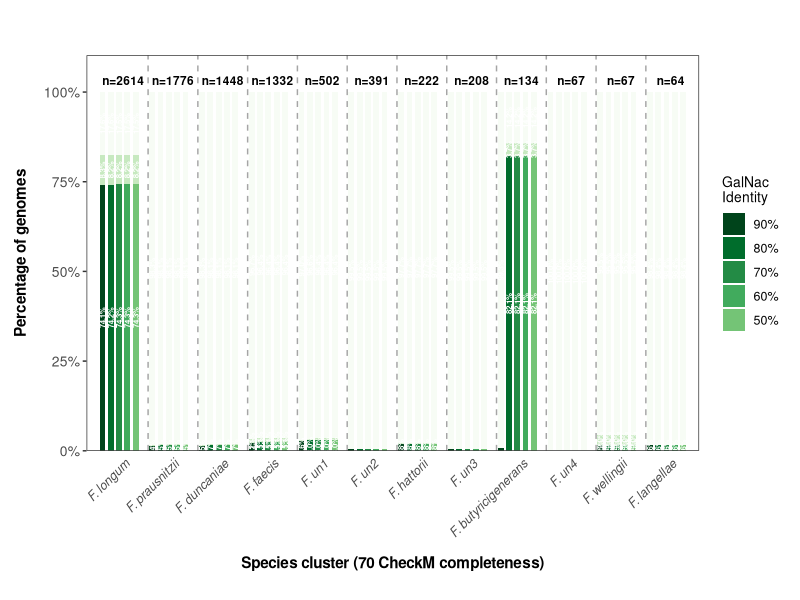
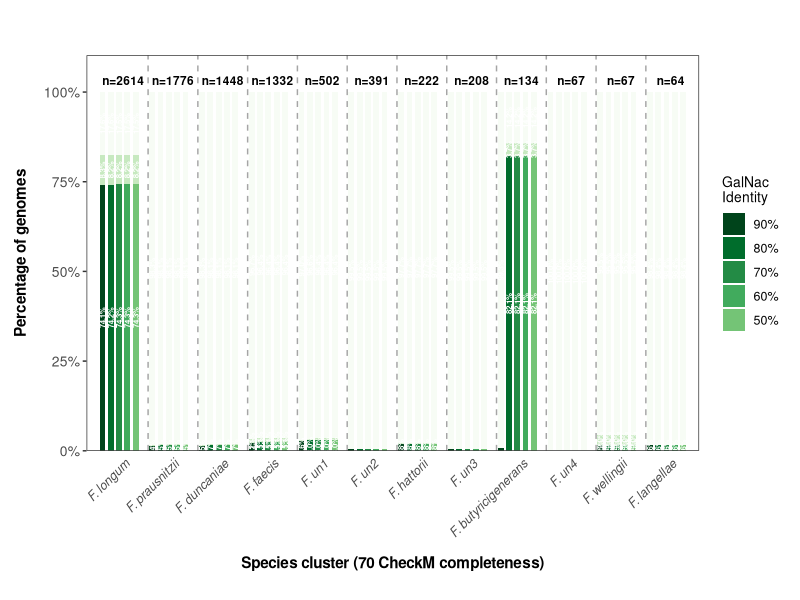

Write R code to recreate these figures, in order.
# Load packages
library(tidyverse)
library(ggplot2)
library(scales) 

# Import data
data <- data.frame(
  Threshold = c("90 threshold", "80 threshold", "70 threshold", "60 threshold", "50 threshold", "total number"),
  F.longum = c(1938, 1940, 1941, 1941, 1941, 2614),
  F.prausnitzii = c(25, 27, 27, 27, 27, 1776),
  F.duncaniae = c(21, 24, 24, 24, 24, 1448),
  F.faecis = c(29, 33, 33, 33, 33, 1332),
  F.un1 = c(13, 15, 15, 15, 15, 502),
  F.un2 = c(2, 2, 2, 2, 2, 391),
  F.hattorii = c(4, 4, 4, 4, 4, 222),
  F.un3 = c(1, 1, 1, 1, 1, 208),
  F.butyricigenerans = c(1, 110, 110, 110, 110, 134),
  F.un4 = c(0, 0, 0, 0, 0, 67),
  F.wellingii = c(1, 1, 1, 1, 1, 67),
  F.langellae = c(1, 1, 1, 1, 1, 64)
)
partial_data <- data.frame(
  Threshold = c("90 threshold", "80 threshold", "70 threshold", "60 threshold", "50 threshold"),
  F.longum = c(217, 215, 215, 215, 215),
  F.prausnitzii = c(6, 6, 6, 6, 6),
  F.duncaniae = c(4, 4, 4, 4, 4),
  F.faecis = c(15, 15, 15, 15, 15),
  F.un1 = c(2, 2, 3, 3, 3),
  F.un2 = c(0, 0, 0, 0, 0),
  F.hattorii = c(1, 1, 1, 1, 1),
  F.un3 = c(0, 0, 0, 0, 0),
  F.butyricigenerans = c(0, 5, 5, 5, 5),
  F.un4 = c(0, 0, 0, 0, 0),
  F.wellingii = c(2, 2, 2, 2, 2),
  F.langellae = c(0, 0, 0, 0, 0)
)
total_counts <- data[data$Threshold == "total number", -1]
data <- data[data$Threshold != "total number", ]

# Convert data
data_long <- data %>%
  pivot_longer(
    cols = -Threshold,
    names_to = "Species",
    values_to = "Yes"
  ) %>%
  mutate(
    Species = factor(Species, levels = c(
      "F.longum", "F.prausnitzii", "F.duncaniae", 
      "F.faecis", "F.un1", "F.un2", "F.hattorii", 
      "F.un3", "F.butyricigenerans", "F.un4", 
      "F.wellingii", "F.langellae"
    )),
    Threshold = factor(Threshold, levels = c("90 threshold", "80 threshold", "70 threshold", 
                                             "60 threshold", "50 threshold"))
  )

partial_long <- partial_data %>%
  pivot_longer(
    cols = -Threshold,
    names_to = "Species",
    values_to = "Unknown"
  ) %>%
  mutate(
    Species = factor(Species, levels = c(
      "F.longum", "F.prausnitzii", "F.duncaniae", 
      "F.faecis", "F.un1", "F.un2", "F.hattorii", 
      "F.un3", "F.butyricigenerans", "F.un4", 
      "F.wellingii", "F.langellae"
    )),
    Threshold = factor(Threshold, levels = c("90 threshold", "80 threshold", "70 threshold", 
                                             "60 threshold", "50 threshold"))
  )

# Merge data
data_long <- data_long %>%
  left_join(partial_long, by = c("Species", "Threshold")) %>%
  rowwise() %>%
  mutate(
    Total = total_counts[[as.character(Species)]],
    Rest = Total - Yes - Unknown,
    # Count percent
    Yes_pct = Yes / Total,
    Unknown_pct = Unknown / Total,
    Rest_pct = Rest / Total
  ) %>%
  ungroup()

plot_data <- data_long %>%
  select(Species, Threshold, Yes, Unknown, Rest, Yes_pct, Unknown_pct, Rest_pct, Total) %>%
  pivot_longer(
    cols = c(Yes, Unknown, Rest),
    names_to = "Category",
    values_to = "Count"
  ) %>%
  pivot_longer(
    cols = c(Yes_pct, Unknown_pct, Rest_pct),
    names_to = "Category_pct",
    values_to = "Percentage"
  ) %>%
  filter(
    (Category == "Yes" & Category_pct == "Yes_pct") |
      (Category == "Unknown" & Category_pct == "Unknown_pct") |
      (Category == "Rest" & Category_pct == "Rest_pct")
  ) %>%
  mutate(
    Category = factor(Category, levels = c("Rest", "Unknown", "Yes")),
    # 创建百分比标签 - 只在Count大于0且百分比大于0.01（1%）时显示
    Percentage_label = ifelse(Count > 0 & Percentage > 0.01, 
                              percent(Percentage, accuracy = 0.1), 
                              "")
  )

# Set species group
plot_data <- plot_data %>%
  mutate(
    Threshold_Category = paste(Threshold, Category, sep = "_"),
    Species_num = as.numeric(Species),
    Threshold_num = as.numeric(Threshold),
    x_pos = (Species_num - 1) * 6 + Threshold_num
  )

# Color mapping
color_mapping <- c(
  # 90 threshold
  "90 threshold_Rest" = "#F7FCF5",
  "90 threshold_Unknown" = "#C7E9C0",
  "90 threshold_Yes" = "#00441B",
  
  # 80 threshold
  "80 threshold_Rest" = "#F7FCF5",
  "80 threshold_Unknown" = "#C7E9C0",
  "80 threshold_Yes" = "#006D2C",
  
  # 70 threshold
  "70 threshold_Rest" = "#F7FCF5",
  "70 threshold_Unknown" = "#C7E9C0",
  "70 threshold_Yes" = "#238B45",
  
  # 60 threshold
  "60 threshold_Rest" = "#F7FCF5",
  "60 threshold_Unknown" = "#C7E9C0",
  "60 threshold_Yes" = "#41AB5D",
  
  # 50 threshold
  "50 threshold_Rest" = "#F7FCF5",
  "50 threshold_Unknown" = "#C7E9C0",
  "50 threshold_Yes" = "#74C476"
)
legend_color_mapping <- c(
  "90 threshold" = "#00441B",
  "80 threshold" = "#006D2C",
  "70 threshold" = "#238B45",
  "60 threshold" = "#41AB5D",
  "50 threshold" = "#74C476"
)

# Set total number labels
species_totals <- data_long %>%
  distinct(Species, Total) %>%
  arrange(Species)
species_count <- length(levels(data_long$Species))
x_breaks <- seq(3.5, by = 6, length.out = species_count)
total_labels_data <- data.frame(
  x = x_breaks,
  label = paste0("n=", species_totals$Total),
  y = 1.02
)

# Set species labels
species_labels <- c(
  expression(italic("F. longum")),
  expression(italic("F. prausnitzii")),
  expression(italic("F. duncaniae")),
  expression(italic("F. faecis")),
  expression(italic("F. un1")),
  expression(italic("F. un2")),
  expression(italic("F. hattorii")),
  expression(italic("F. un3")),
  expression(italic("F. butyricigenerans")),
  expression(italic("F. un4")),
  expression(italic("F. wellingii")),
  expression(italic("F. langellae"))
)

# Print and save
ggplot(plot_data, aes(x = x_pos, y = Percentage, fill = Threshold_Category)) +
  geom_bar(stat = "identity", width = 0.7) +
  theme_minimal() +
  labs(
    title = "", 
    x = "Species cluster (70 CheckM completeness)",
    y = "Percentage of genomes", 
    fill = "GalNac\nIdentity"
  ) +

  geom_text(
    aes(label = Percentage_label),
    position = position_stack(vjust = 0.5),
    size = 2,
    color = "white",
    fontface = "bold",
    angle = 90,
    na.rm = TRUE
  ) +

  geom_text(
    data = total_labels_data,
    aes(x = x, y = y, label = label),
    inherit.aes = FALSE,
    size = 3,
    fontface = "bold",
    vjust = 0
  ) +

  scale_fill_manual(
    values = color_mapping,
    guide = guide_legend(
      override.aes = list(
        fill = legend_color_mapping
      )
    ),
    labels = c("90%", "80%", "70%", "60%", "50%"),
    breaks = paste(names(legend_color_mapping), "Yes", sep = "_")
  ) +

  scale_x_continuous(
    breaks = x_breaks,
    labels = species_labels,
    limits = c(0.5, max(plot_data$x_pos) + 0.5),
    expand = expansion(mult = 0.02)
  ) +

  scale_y_continuous(
    labels = percent_format(),
    limits = c(0, 1.05),
    expand = expansion(mult = c(0, 0.05))
  ) +
  theme_bw() +
  theme(
    text = element_text(family = "", size = 12, face = 'plain'),
    axis.text.y = element_text(size = 10),
    axis.text.x = element_text(
      angle = 45,
      hjust = 1,
      vjust = 1,
      family = '',
      size = 9,
      face = 'italic'
    ),
    axis.title.x = element_text(
      size = 11,
      face = 'bold',
      margin = margin(t = 10)
    ),
    axis.title.y = element_text(
      size = 11,
      face = 'bold',
      margin = margin(r = 10)
    ),
    axis.ticks.x = element_blank(),
    panel.grid.major = element_blank(),
    panel.grid.minor = element_blank(),
    strip.text = element_text(size = 12),
    legend.text = element_text(size = 9),
    legend.title = element_text(size = 10),
    legend.position = 'right',
    plot.margin = margin(20, 10, 20, 10)
  ) +

  geom_vline(
    xintercept = seq(6.5, by = 6, length.out = species_count - 1),
    linetype = "dashed",
    color = "gray50",
    alpha = 0.7
  )

ggsave(filename = "GalNac_blasti_all_v2.pdf", width = 8, height = 6)
